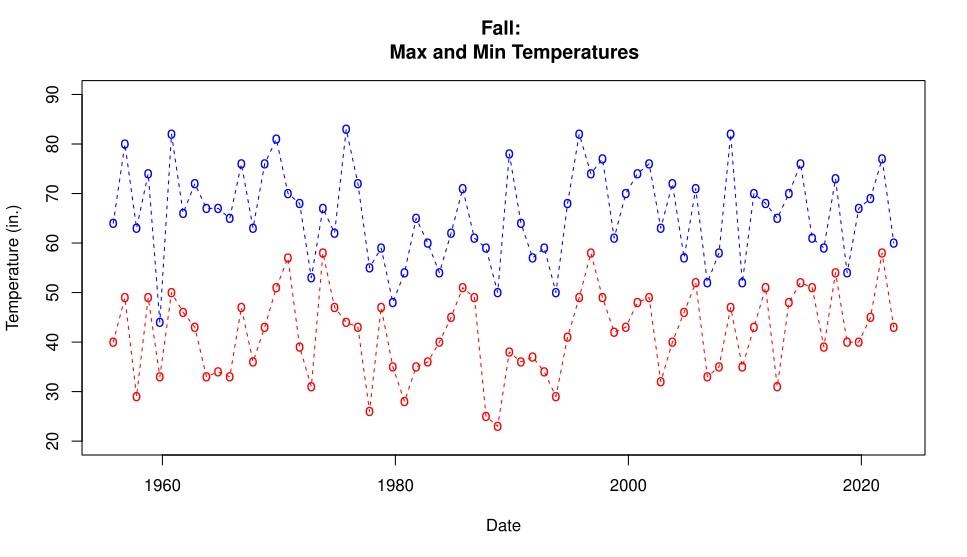

Write the R code that produced this figure.
fall = Weather_Data_Fall
x=fall$Date
y1=fall$`Max Temperature`
y2=fall$`Min Temperature`
plot(x, y1, main="Fall: 
    Max and Min Temperatures", xlab="Date", ylab="Temperature (in.)", ylim=c(20, 90), col="blue", pch="o", lty=1)
points(x, y2, col="red", pch="o")
lines(x, y2, col='red', lty=2)
lines(x, y1, col="blue", lty=2)
